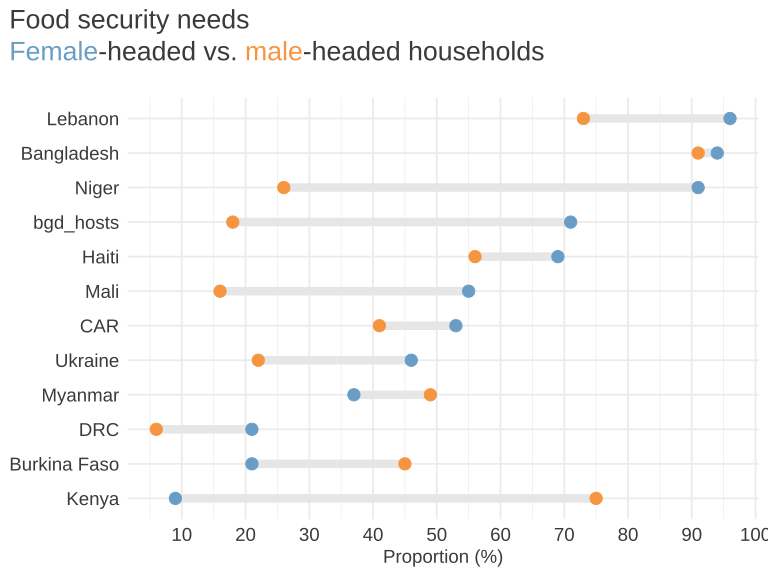

The R source for this figure:
# List of installed packages
box::use(
  dplyr[tibble, mutate, arrange, desc, group_by],
  ggplot2[...],
  hrbrthemes[...],
  forcats[fct_reorder, fct_recode],
  ggtext[element_textbox_simple],
  glue[glue],
  sysfonts[font_add_google]
)

# Prepare dataset
dat <- tibble(
  hoh_gender = c("male", "female"),
  ukr = sample(seq(0, 100,by = 1), 2, replace = TRUE),
  ner = sample(seq(0, 100,by = 1), 2, replace = TRUE),
  mmr = sample(seq(0, 100,by = 1), 2, replace = TRUE),
  mli = sample(seq(0, 100,by = 1), 2, replace = TRUE),
  lbn = sample(seq(0, 100,by = 1), 2, replace = TRUE),
  ken = sample(seq(0, 100,by = 1), 2, replace = TRUE),
  hti = sample(seq(0, 100,by = 1), 2, replace = TRUE),
  drc = sample(seq(0, 100,by = 1), 2, replace = TRUE),
  car = sample(seq(0, 100,by = 1), 2, replace = TRUE),
  bfa = sample(seq(0, 100,by = 1), 2, replace = TRUE),
  bgd_ref = sample(seq(0, 100,by = 1), 2, replace = TRUE),
  bgd_hosts = sample(seq(0, 100,by = 1), 2, replace = TRUE),
)

# Prepare named vector of country names
country_names <- c(
  ukr = "Ukraine",
  ner = "Niger",
  mmr = "Myanmar",
  mli = "Mali",
  lbn = "Lebanon",
  ken = "Kenya",
  hti = "Haiti",
  drc = "DRC",
  car = "CAR",
  bfa = "Burkina Faso",
  bgd_ref = "Bangladesh"
)

# Revert names and countries
country_names <- setNames(names(country_names), country_names)

# Transpose data
dat_long <- dat |> 
  tidyr::pivot_longer(
    cols = -hoh_gender,
    names_to = "country",
    values_to = "value"
  )


# Replace country values by country names 
dat_long <- dat_long |>
  mutate(
    country = fct_recode(
      country,
      !!!country_names
    ))

# pivot_wider for gender
dat_long_pivot <- dat_long |>
  tidyr::pivot_wider(
    names_from = hoh_gender,
    values_from = value
  )

# Add female to male difference
dat_long_pivot <- dat_long_pivot |>
  mutate(
    diff = female - male
  )


# Reorder data by values for females hoh_gender using fct reorder
dat_long_pivot <- dat_long_pivot |>
  mutate(
    country = fct_reorder(
      country,
      female,
      .desc = FALSE
    )
  )

# Colors
male_col <- "#F69541"
female_col <-"#699DC6"
diff_col <- "#B3A2C7"
lg <- "#E6E6E6"
mg <- "#B3B3B3"
dg <- "#58585A"
vdg <- "#3A3A3C"
black <- "#000000"

# Fonts
font_add_google("Roboto Condensed", "rc")
font_add_google("Roboto", "roboto")

# Plot 1 
p1 <- ggplot(dat_long_pivot) + 
  geom_segment(
    aes(
      x = country,
      xend = country,
      y = female,
      yend = male
    ),
    color = lg,
    linewidth = 3) +
  geom_point(
    data = dat_long,
    aes(
      x = country,
      y = value,
      color = hoh_gender
    ),
    size = 4) +
  # Add breaks every 10 percents
  scale_y_continuous(breaks = seq(0, 100, 10)) +
  # Manual legend for both points, with legend title being "gender of the head of households
  scale_color_manual(
    values = c(female_col, male_col),
    labels = c("Female", "Male")
  ) +
  coord_flip() +
  labs(
    x = NULL,
    y = "Proportion (%)",
    color = "Gender of the head of household",
    title = glue("Food security needs<br> <span style='color:{female_col};'>Female</span>-headed vs. <span style='color:{male_col};'>male</span>-headed households<br>")
  ) +
  theme_minimal(
    base_family = "roboto",
    base_size = 14
  ) +
  theme(
    # Overall text
    text = element_text(
      family = "roboto",
      colour = vdg
    ),
    # Title and subtitle
    plot.title = element_textbox_simple(size = 20),
    # Title positioned to plot
    plot.title.position = "plot",
    # Have a thiner line of grid
    panel.grid.minor = element_line(linewidth = 0.25),
    # Add legend at the bottom
    legend.position = "none",
    # Text of axis in black
    axis.text = element_text(size = 14, color = vdg),
    # Legend title siwe
    legend.title = element_text(size = 14, color = vdg),
    # x axis title siwe
    axis.title = element_text(size = 14, colour = vdg)
  )

# Export plot
ggsave("Lollipop/cleveland-dot-plot.svg", p1, width = 8, height = 6)




# Reorder data by values for females hoh_gender using fct reorder
dat_long_pivot <- dat_long_pivot |>
  mutate(
    country = fct_reorder(
      country,
      diff,
      .desc = FALSE
    )
  )

# Plot 2: lollipop plot showing the % difference, ref point = 0
p2 <- ggplot(dat_long_pivot) +
  geom_segment(
    aes(
      x = country,
      xend = country,
      y = diff,
      yend = 0
    ),
    color = lg,
    linewidth = 3) +
  # line dark grey on 0
  geom_hline(yintercept = 0, color = dg, size = 0.5) +
  geom_point(
    aes(
      x = country,
      y = diff,
      size = 4
    ),
    color = diff_col) +
  scale_y_continuous(breaks = seq(-100, 100, 5)) +
  coord_flip() +
  labs(
    x = NULL,
    y = "Difference in % points",
    color = "Gender of the head of household",
    title = glue("Food security needs<br> Difference between female and male-headed households<br>")
  ) +
  theme_minimal(
    base_family = "roboto",
    base_size = 14
  ) +
  theme(
    # Overall text
    text = element_text(
      family = "roboto",
      colour = vdg
    ),
    # Title and subtitle
    plot.title = element_textbox_simple(size = 20),
    # Title positioned to plot
    plot.title.position = "plot",
    # Have a thiner line of grid
    panel.grid.minor = element_line(linewidth = 0.25),
    # Add legend at the bottom
    legend.position = "none",
    # Text of axis in black
    axis.text = element_text(size = 14, color = vdg),
    # Legend title siwe
    legend.title = element_text(size = 14, color = vdg),
    # x axis title siwe
    axis.title = element_text(size = 14, colour = vdg)
  )

p2

# Export plot
ggsave("Lollipop/cleveland-dot-plot-diff.svg", p2, width = 8, height = 6)

